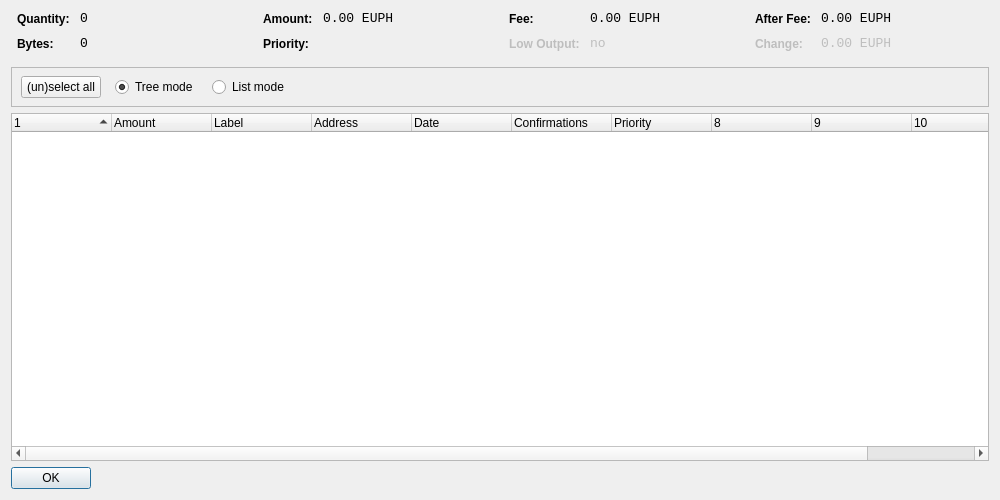
<?xml version="1.0" encoding="UTF-8"?>
<ui version="4.0">
 <class>CoinControlDialog</class>
 <widget class="QDialog" name="CoinControlDialog">
  <property name="geometry">
   <rect>
    <x>0</x>
    <y>0</y>
    <width>1000</width>
    <height>500</height>
   </rect>
  </property>
  <property name="windowTitle">
   <string>Coin Control</string>
  </property>
  <layout class="QVBoxLayout" name="verticalLayout">
   <item>
    <layout class="QHBoxLayout" name="horizontalLayoutTop" stretch="0,0,0,0">
     <property name="topMargin">
      <number>0</number>
     </property>
     <property name="bottomMargin">
      <number>10</number>
     </property>
     <item>
      <layout class="QFormLayout" name="formLayoutCoinControl1">
       <property name="horizontalSpacing">
        <number>10</number>
       </property>
       <property name="verticalSpacing">
        <number>10</number>
       </property>
       <property name="leftMargin">
        <number>6</number>
       </property>
       <property name="rightMargin">
        <number>6</number>
       </property>
       <item row="0" column="0">
        <widget class="QLabel" name="labelCoinControlQuantityText">
         <property name="styleSheet">
          <string notr="true">font-weight:bold;</string>
         </property>
         <property name="text">
          <string>Quantity:</string>
         </property>
        </widget>
       </item>
       <item row="0" column="1">
        <widget class="QLabel" name="labelCoinControlQuantity">
         <property name="font">
          <font>
           <family>Monospace</family>
           <pointsize>10</pointsize>
          </font>
         </property>
         <property name="cursor">
          <cursorShape>IBeamCursor</cursorShape>
         </property>
         <property name="contextMenuPolicy">
          <enum>Qt::ActionsContextMenu</enum>
         </property>
         <property name="text">
          <string notr="true">0</string>
         </property>
         <property name="textInteractionFlags">
          <set>Qt::LinksAccessibleByMouse|Qt::TextSelectableByKeyboard|Qt::TextSelectableByMouse</set>
         </property>
        </widget>
       </item>
       <item row="1" column="0">
        <widget class="QLabel" name="labelCoinControlBytesText">
         <property name="styleSheet">
          <string notr="true">font-weight:bold;</string>
         </property>
         <property name="text">
          <string>Bytes:</string>
         </property>
        </widget>
       </item>
       <item row="1" column="1">
        <widget class="QLabel" name="labelCoinControlBytes">
         <property name="font">
          <font>
           <family>Monospace</family>
           <pointsize>10</pointsize>
          </font>
         </property>
         <property name="cursor">
          <cursorShape>IBeamCursor</cursorShape>
         </property>
         <property name="contextMenuPolicy">
          <enum>Qt::ActionsContextMenu</enum>
         </property>
         <property name="text">
          <string notr="true">0</string>
         </property>
         <property name="textInteractionFlags">
          <set>Qt::LinksAccessibleByMouse|Qt::TextSelectableByKeyboard|Qt::TextSelectableByMouse</set>
         </property>
        </widget>
       </item>
      </layout>
     </item>
     <item>
      <layout class="QFormLayout" name="formLayoutCoinControl2">
       <property name="horizontalSpacing">
        <number>10</number>
       </property>
       <property name="verticalSpacing">
        <number>10</number>
       </property>
       <property name="leftMargin">
        <number>6</number>
       </property>
       <property name="rightMargin">
        <number>6</number>
       </property>
       <item row="0" column="0">
        <widget class="QLabel" name="labelCoinControlAmountText">
         <property name="styleSheet">
          <string notr="true">font-weight:bold;</string>
         </property>
         <property name="text">
          <string>Amount:</string>
         </property>
        </widget>
       </item>
       <item row="0" column="1">
        <widget class="QLabel" name="labelCoinControlAmount">
         <property name="font">
          <font>
           <family>Monospace</family>
           <pointsize>10</pointsize>
          </font>
         </property>
         <property name="cursor">
          <cursorShape>IBeamCursor</cursorShape>
         </property>
         <property name="contextMenuPolicy">
          <enum>Qt::ActionsContextMenu</enum>
         </property>
         <property name="text">
          <string notr="true">0.00 EUPH</string>
         </property>
         <property name="textInteractionFlags">
          <set>Qt::LinksAccessibleByMouse|Qt::TextSelectableByKeyboard|Qt::TextSelectableByMouse</set>
         </property>
        </widget>
       </item>
       <item row="1" column="0">
        <widget class="QLabel" name="labelCoinControlPriorityText">
         <property name="styleSheet">
          <string notr="true">font-weight:bold;</string>
         </property>
         <property name="text">
          <string>Priority:</string>
         </property>
        </widget>
       </item>
       <item row="1" column="1">
        <widget class="QLabel" name="labelCoinControlPriority">
         <property name="font">
          <font>
           <family>Monospace</family>
           <pointsize>10</pointsize>
          </font>
         </property>
         <property name="cursor">
          <cursorShape>IBeamCursor</cursorShape>
         </property>
         <property name="contextMenuPolicy">
          <enum>Qt::ActionsContextMenu</enum>
         </property>
         <property name="text">
          <string/>
         </property>
         <property name="textInteractionFlags">
          <set>Qt::LinksAccessibleByMouse|Qt::TextSelectableByKeyboard|Qt::TextSelectableByMouse</set>
         </property>
        </widget>
       </item>
      </layout>
     </item>
     <item>
      <layout class="QFormLayout" name="formLayoutCoinControl3">
       <property name="horizontalSpacing">
        <number>10</number>
       </property>
       <property name="verticalSpacing">
        <number>10</number>
       </property>
       <property name="leftMargin">
        <number>6</number>
       </property>
       <property name="rightMargin">
        <number>6</number>
       </property>
       <item row="0" column="0">
        <widget class="QLabel" name="labelCoinControlFeeText">
         <property name="styleSheet">
          <string notr="true">font-weight:bold;</string>
         </property>
         <property name="text">
          <string>Fee:</string>
         </property>
        </widget>
       </item>
       <item row="0" column="1">
        <widget class="QLabel" name="labelCoinControlFee">
         <property name="font">
          <font>
           <family>Monospace</family>
           <pointsize>10</pointsize>
          </font>
         </property>
         <property name="cursor">
          <cursorShape>IBeamCursor</cursorShape>
         </property>
         <property name="contextMenuPolicy">
          <enum>Qt::ActionsContextMenu</enum>
         </property>
         <property name="text">
          <string notr="true">0.00 EUPH</string>
         </property>
         <property name="textInteractionFlags">
          <set>Qt::LinksAccessibleByMouse|Qt::TextSelectableByKeyboard|Qt::TextSelectableByMouse</set>
         </property>
        </widget>
       </item>
       <item row="1" column="0">
        <widget class="QLabel" name="labelCoinControlLowOutputText">
         <property name="enabled">
          <bool>false</bool>
         </property>
         <property name="styleSheet">
          <string notr="true">font-weight:bold;</string>
         </property>
         <property name="text">
          <string>Low Output:</string>
         </property>
        </widget>
       </item>
       <item row="1" column="1">
        <widget class="QLabel" name="labelCoinControlLowOutput">
         <property name="enabled">
          <bool>false</bool>
         </property>
         <property name="font">
          <font>
           <family>Monospace</family>
           <pointsize>10</pointsize>
          </font>
         </property>
         <property name="cursor">
          <cursorShape>IBeamCursor</cursorShape>
         </property>
         <property name="contextMenuPolicy">
          <enum>Qt::ActionsContextMenu</enum>
         </property>
         <property name="text">
          <string notr="true">no</string>
         </property>
         <property name="textInteractionFlags">
          <set>Qt::LinksAccessibleByMouse|Qt::TextSelectableByKeyboard|Qt::TextSelectableByMouse</set>
         </property>
        </widget>
       </item>
      </layout>
     </item>
     <item>
      <layout class="QFormLayout" name="formLayoutCoinControl4">
       <property name="horizontalSpacing">
        <number>10</number>
       </property>
       <property name="verticalSpacing">
        <number>10</number>
       </property>
       <property name="leftMargin">
        <number>6</number>
       </property>
       <property name="rightMargin">
        <number>6</number>
       </property>
       <item row="0" column="0">
        <widget class="QLabel" name="labelCoinControlAfterFeeText">
         <property name="styleSheet">
          <string notr="true">font-weight:bold;</string>
         </property>
         <property name="text">
          <string>After Fee:</string>
         </property>
        </widget>
       </item>
       <item row="0" column="1">
        <widget class="QLabel" name="labelCoinControlAfterFee">
         <property name="font">
          <font>
           <family>Monospace</family>
           <pointsize>10</pointsize>
          </font>
         </property>
         <property name="cursor">
          <cursorShape>IBeamCursor</cursorShape>
         </property>
         <property name="contextMenuPolicy">
          <enum>Qt::ActionsContextMenu</enum>
         </property>
         <property name="text">
          <string notr="true">0.00 EUPH</string>
         </property>
         <property name="textInteractionFlags">
          <set>Qt::LinksAccessibleByMouse|Qt::TextSelectableByKeyboard|Qt::TextSelectableByMouse</set>
         </property>
        </widget>
       </item>
       <item row="1" column="0">
        <widget class="QLabel" name="labelCoinControlChangeText">
         <property name="enabled">
          <bool>false</bool>
         </property>
         <property name="styleSheet">
          <string notr="true">font-weight:bold;</string>
         </property>
         <property name="text">
          <string>Change:</string>
         </property>
        </widget>
       </item>
       <item row="1" column="1">
        <widget class="QLabel" name="labelCoinControlChange">
         <property name="enabled">
          <bool>false</bool>
         </property>
         <property name="font">
          <font>
           <family>Monospace</family>
           <pointsize>10</pointsize>
          </font>
         </property>
         <property name="cursor">
          <cursorShape>IBeamCursor</cursorShape>
         </property>
         <property name="contextMenuPolicy">
          <enum>Qt::ActionsContextMenu</enum>
         </property>
         <property name="text">
          <string notr="true">0.00 EUPH</string>
         </property>
         <property name="textInteractionFlags">
          <set>Qt::LinksAccessibleByMouse|Qt::TextSelectableByKeyboard|Qt::TextSelectableByMouse</set>
         </property>
        </widget>
       </item>
      </layout>
     </item>
    </layout>
   </item>
   <item>
    <widget class="QFrame" name="frame">
     <property name="minimumSize">
      <size>
       <width>0</width>
       <height>40</height>
      </size>
     </property>
     <property name="frameShape">
      <enum>QFrame::StyledPanel</enum>
     </property>
     <property name="frameShadow">
      <enum>QFrame::Sunken</enum>
     </property>
     <widget class="QWidget" name="horizontalLayoutWidget">
      <property name="geometry">
       <rect>
        <x>10</x>
        <y>0</y>
        <width>781</width>
        <height>41</height>
       </rect>
      </property>
      <layout class="QHBoxLayout" name="horizontalLayoutPanel" stretch="0,0,0,0,0">
       <property name="spacing">
        <number>14</number>
       </property>
       <item>
        <widget class="QPushButton" name="pushButtonSelectAll">
         <property name="sizePolicy">
          <sizepolicy hsizetype="Maximum" vsizetype="Fixed">
           <horstretch>0</horstretch>
           <verstretch>0</verstretch>
          </sizepolicy>
         </property>
         <property name="text">
          <string>(un)select all</string>
         </property>
        </widget>
       </item>
       <item>
        <widget class="QRadioButton" name="radioTreeMode">
         <property name="sizePolicy">
          <sizepolicy hsizetype="Maximum" vsizetype="Fixed">
           <horstretch>0</horstretch>
           <verstretch>0</verstretch>
          </sizepolicy>
         </property>
         <property name="text">
          <string>Tree mode</string>
         </property>
         <property name="checked">
          <bool>true</bool>
         </property>
        </widget>
       </item>
       <item>
        <widget class="QRadioButton" name="radioListMode">
         <property name="sizePolicy">
          <sizepolicy hsizetype="Maximum" vsizetype="Fixed">
           <horstretch>0</horstretch>
           <verstretch>0</verstretch>
          </sizepolicy>
         </property>
         <property name="text">
          <string>List mode</string>
         </property>
        </widget>
       </item>
       <item>
        <spacer name="horizontalSpacer">
         <property name="orientation">
          <enum>Qt::Horizontal</enum>
         </property>
         <property name="sizeHint" stdset="0">
          <size>
           <width>40</width>
           <height>20</height>
          </size>
         </property>
        </spacer>
       </item>
      </layout>
     </widget>
    </widget>
   </item>
   <item>
    <widget class="CoinControlTreeWidget" name="treeWidget">
     <property name="contextMenuPolicy">
      <enum>Qt::CustomContextMenu</enum>
     </property>
     <property name="sortingEnabled">
      <bool>false</bool>
     </property>
     <property name="columnCount">
      <number>11</number>
     </property>
     <attribute name="headerShowSortIndicator" stdset="0">
      <bool>true</bool>
     </attribute>
     <attribute name="headerStretchLastSection">
      <bool>false</bool>
     </attribute>
     <column>
      <property name="text">
       <string/>
      </property>
     </column>
     <column>
      <property name="text">
       <string>Amount</string>
      </property>
     </column>
     <column>
      <property name="text">
       <string>Label</string>
      </property>
     </column>
     <column>
      <property name="text">
       <string>Address</string>
      </property>
     </column>
     <column>
      <property name="text">
       <string>Date</string>
      </property>
     </column>
     <column>
      <property name="text">
       <string>Confirmations</string>
      </property>
      <property name="toolTip">
       <string>Confirmed</string>
      </property>
     </column>
     <column>
      <property name="text">
       <string>Priority</string>
      </property>
     </column>
     <column>
      <property name="text">
       <string/>
      </property>
     </column>
     <column>
      <property name="text">
       <string/>
      </property>
     </column>
     <column>
      <property name="text">
       <string/>
      </property>
     </column>
     <column>
      <property name="text">
       <string/>
      </property>
     </column>
    </widget>
   </item>
   <item>
    <widget class="QDialogButtonBox" name="buttonBox">
     <property name="sizePolicy">
      <sizepolicy hsizetype="Maximum" vsizetype="Fixed">
       <horstretch>0</horstretch>
       <verstretch>0</verstretch>
      </sizepolicy>
     </property>
     <property name="orientation">
      <enum>Qt::Horizontal</enum>
     </property>
     <property name="standardButtons">
      <set>QDialogButtonBox::Ok</set>
     </property>
    </widget>
   </item>
  </layout>
 </widget>
 <customwidgets>
  <customwidget>
   <class>CoinControlTreeWidget</class>
   <extends>QTreeWidget</extends>
   <header>coincontroltreewidget.h</header>
  </customwidget>
 </customwidgets>
 <resources/>
 <connections/>
</ui>
